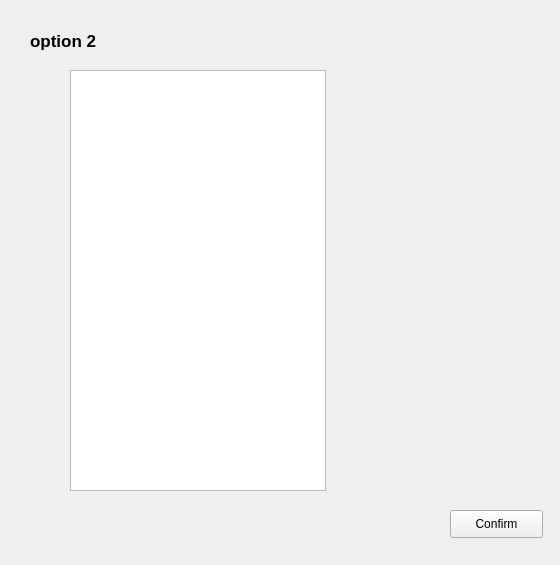
<?xml version="1.0" encoding="UTF-8"?>
<ui version="4.0">
 <class>confirmCustom1</class>
 <widget class="QWidget" name="confirmCustom1">
  <property name="geometry">
   <rect>
    <x>0</x>
    <y>0</y>
    <width>560</width>
    <height>565</height>
   </rect>
  </property>
  <property name="windowTitle">
   <string>Form</string>
  </property>
  <widget class="QListWidget" name="customList">
   <property name="geometry">
    <rect>
     <x>70</x>
     <y>70</y>
     <width>256</width>
     <height>421</height>
    </rect>
   </property>
   <property name="selectionMode">
    <enum>QAbstractItemView::MultiSelection</enum>
   </property>
  </widget>
  <widget class="QPushButton" name="pushButton">
   <property name="geometry">
    <rect>
     <x>450</x>
     <y>510</y>
     <width>93</width>
     <height>28</height>
    </rect>
   </property>
   <property name="text">
    <string>Confirm</string>
   </property>
  </widget>
  <widget class="QLabel" name="label">
   <property name="geometry">
    <rect>
     <x>30</x>
     <y>20</y>
     <width>331</width>
     <height>41</height>
    </rect>
   </property>
   <property name="font">
    <font>
     <pointsize>13</pointsize>
     <weight>75</weight>
     <bold>true</bold>
     <kerning>true</kerning>
    </font>
   </property>
   <property name="text">
    <string>option 2</string>
   </property>
   <property name="textFormat">
    <enum>Qt::PlainText</enum>
   </property>
  </widget>
 </widget>
 <resources/>
 <connections/>
</ui>
